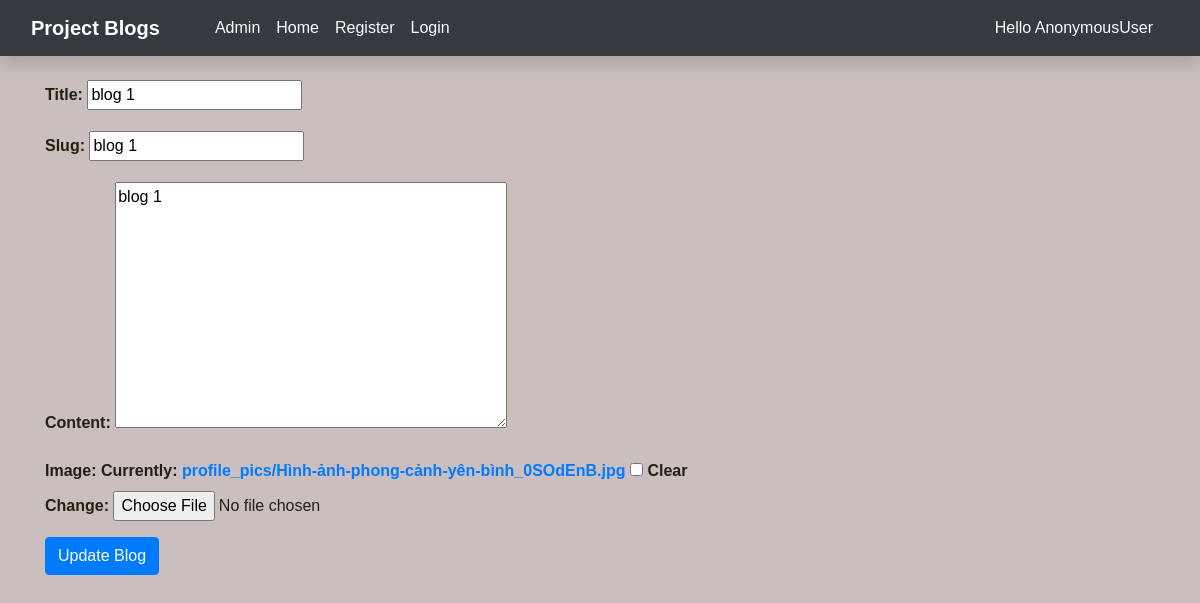
Screenshot of /edit_blog_post/blog 1/ with the database file from the repository.
### blog/models.py (models this page shows, shortened)
class BlogPost(models.Model):
    title=models.CharField(max_length=255)
    author= models.ForeignKey(User, on_delete=models.CASCADE)
    slug=models.CharField(max_length=130)
    content=models.TextField()
    image = models.ImageField(upload_to="profile_pics", blank=True, null=True)
    dateTime=models.DateTimeField(auto_now_add=True)
    STATUS_CHOICES = (('draft', 'Draft'),('published', 'Published'),)
    status = models.CharField(max_length=10, choices=STATUS_CHOICES, default='draft')

### blog/views.py (the view)
# urls.py: path("edit_blog_post/<str:slug>/", UpdatePostView.as_view(), name="edit_blog_post"),
class UpdatePostView(UpdateView):
    model = BlogPost
    template_name = 'edit_blog_post.html'
    fields = ['title', 'slug', 'content', 'image']

### templates/edit_blog_post.html (shortened to what this page needs)
{% extends 'base.html' %}
{% block body %}
<form enctype="multipart/form-data" method="POST"> {% csrf_token %}
<div class="container mt-4">
{{ form.as_p }}
<button class="btn btn-primary">Update Blog</button>
</div>
</form>
{% endblock %}

### templates/base.html (style rules this page uses)
body { font-family: 'Poppins', sans-serif; font-size: 16px; line-height: 24px; font-weight: 600; color: #212112; background-image: url('https://s3-us-west-2.amazonaws.com/s.cdpn.io/1462889/pat-back.svg'); background-position: center; background-repeat: repeat; background-size: 7%; background-color: #cabebe; overflow-x: hidden; transition: all 200ms linear; }

### rows the page displays
BlogPost: title "blog 1", slug "blog 1", content "blog 1"

### other values shown
{{ request.user }} "AnonymousUser"
